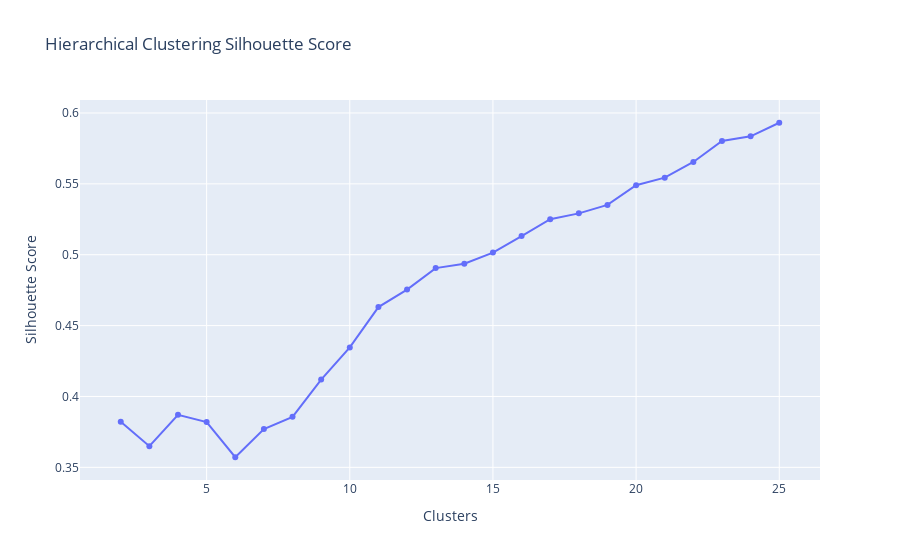

Here is the notebook cell this chart was saved with:
### Code cell
fig = px.line(x = clusters, y = hc_list, markers=True, title = 'Hierarchical Clustering Silhouette Score')
fig.update_layout(yaxis_title = 'Silhouette Score', xaxis_title = 'Clusters')
fig.show()

### Figure 1 — Plotly figure (JSON) as saved in the notebook; plotly's stock layout.template omitted (floating-point values rounded to 4 significant figures)
{"data": [{"hovertemplate": "x=%{x}<br>y=%{y}<extra></extra>", "legendgroup": "", "line": {"color": "#636efa", "dash": "solid"}, "marker": {"symbol": "circle"}, "mode": "markers+lines", "name": "", "orientation": "v", "showlegend": false, "type": "scatter", "x": [2, 3, 4, 5, 6, 7, 8, 9, 10, 11, 12, 13, 14, 15, 16, 17, 18, 19, 20, 21, 22, 23, 24, 25], "xaxis": "x", "y": [0.3822, 0.3649, 0.3871, 0.382, 0.3571, 0.377, 0.3857, 0.4119, 0.4346, 0.4631, 0.4754, 0.4906, 0.4936, 0.5015, 0.5131, 0.5251, 0.5292, 0.5352, 0.549, 0.5544, 0.5654, 0.5803, 0.5835, 0.5931], "yaxis": "y"}], "layout": {"autosize": true, "legend": {"tracegroupgap": 0}, "title": {"text": "Hierarchical Clustering Silhouette Score"}, "xaxis": {"anchor": "y", "autorange": true, "domain": [0, 1], "range": [0.6037, 26.4], "title": {"text": "Clusters"}, "type": "linear"}, "yaxis": {"anchor": "x", "autorange": true, "domain": [0, 1], "range": [0.3377, 0.6126], "title": {"text": "Silhouette Score"}, "type": "linear"}}}
